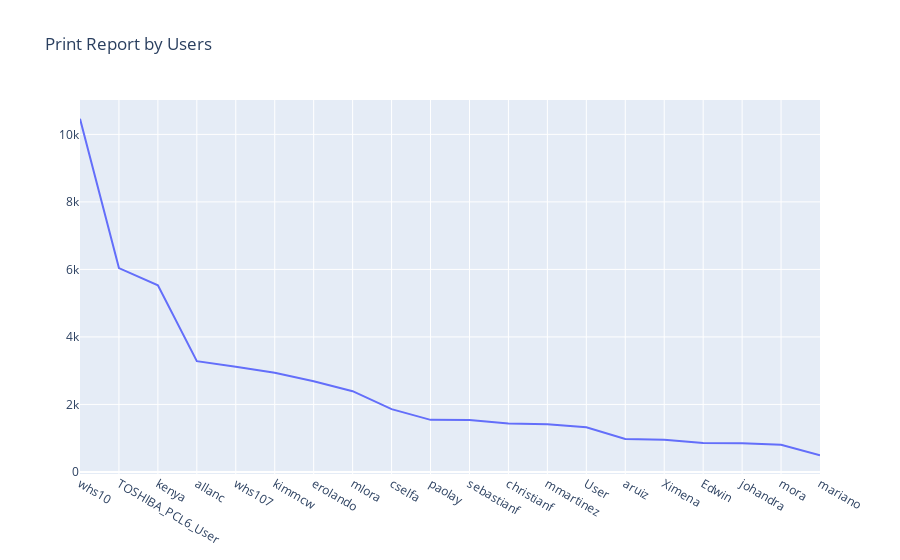

Notebook code cell kept with this figure:
### Code cell
plot_data = [
    go.Scatter(
        x=pl['User Name'],
        y=pl['Pages'],
        name='Pages'
    )
]

plot_layout = go.Layout(
        title='Print Report by Users'
    )
fig = go.Figure(data=plot_data, layout=plot_layout)
pyoff.iplot(fig)

### Figure 1 — Plotly figure (JSON) as saved in the notebook; plotly's stock layout.template omitted (floating-point values rounded to 4 significant figures)
{"data": [{"name": "Pages", "type": "scatter", "x": ["whs10", "TOSHIBA_PCL6_User", "kenya", "allanc", "whs107", "kimmcw", "erolando", "mlora", "cselfa", "paolay", "sebastianf", "christianf", "mmartinez", "User", "aruiz", "Ximena", "Edwin", "johandra", "mora", "mariano"], "y": [10465, 6040, 5529, 3281, 3113, 2938, 2687, 2392, 1862, 1543, 1542, 1436, 1415, 1325, 979, 955, 856, 851, 805, 493]}], "layout": {"title": {"text": "Print Report by Users"}}}
